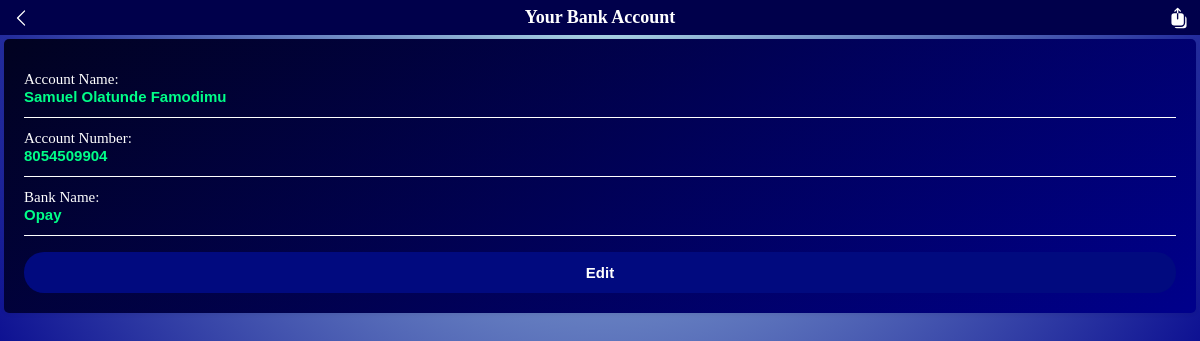
/bank (signed in), run on the app's committed database.
### app.py (models this page shows, shortened)
class BankAccount(db.Model):
    id = db.Column(db.Integer, primary_key=True)
    user_id = db.Column(db.Integer, db.ForeignKey('user.id'), unique=True)
    account_name = db.Column(db.String(100), nullable=False)
    account_number = db.Column(db.String(10), nullable=False)
    bank_name = db.Column(db.String(100), nullable=False)
    user = db.relationship('User', backref=db.backref(
        'bank_account', uselist=False))

### app.py (the view, shortened to what this page needs)
    @app.route("/bank", methods=["GET", "POST"])
    @login_required
    def bank():
        account = BankAccount.query.filter_by(user_id=current_user.id).first()
        errors = []
        return render_template("bank.html", account=account, errors=errors)

### templates/bank.html (shortened to what this page needs)
<!doctype html>
<html lang="en">
  <head>
    <link
      rel="stylesheet"
      href="{{ url_for('static', filename='style/invite.css') }}"
    />
  </head>
  <body>
    <div class="header">
      <svg
        id="backBtn"
        xmlns="http://www.w3.org/2000/svg"
        viewBox="0 0 24 24"
        fill="currentColor"
        class="size-6"
      >
        <path
          fill-rule="evenodd"
          d="M7.72 12.53a.75.75 0 0 1 0-1.06l7.5-7.5a.75.75 0 1 1 1.06 1.06L9.31 12l6.97 6.97a.75.75 0 1 1-1.06 1.06l-7.5-7.5Z"
          clip-rule="evenodd"
        />
      </svg>
      <h1>Your Bank Account</h1>
    </div>
    {% if account %}
    <div class="account-card" id="display-card">
      <div class="detail-row">
        <span class="label">Account Name:</span>
        <span class="value">{{ account.account_name }}</span>
      </div>
      <div class="detail-row">
        <span class="label">Account Number:</span>
        <span class="value">{{ account.account_number }}</span>
      </div>
      <div class="detail-row">
        <span class="label">Bank Name:</span>
        <span class="value">{{ account.bank_name }}</span>
      </div>
      <button class="edit-btn" onclick="showForm()">Edit</button>
    </div>
    {% endif %}
  </body>
</html>

### static/style/invite.css (style rules this page uses)
body { min-height: 100vh; margin: 0; background: radial-gradient(circle at top, lightblue, darkblue 75%); }
.header { height: 15px; margin-bottom: 4px; color: white; background-color: rgb(0, 0, 75); display: flex; align-items: center; justify-content: space-between; padding: 10px; }
.header h1 { flex: 1; text-align: center; margin: 0; font-size: 18px; }
.header svg { width: 22px; height: 22px; cursor: pointer; }
button { background-color: darkblue; color: white; border: none; outline: none; padding: 11px 50px; border-radius: 20px; font-size: 15px; cursor: pointer; margin-top: 15px; }
.account-card, .form-card { margin: 4px; background: linear-gradient(145deg,#010220,darkblue); border-radius: 5px; padding: 20px; box-shadow: 0 1px 4px rgba(0,0,0,0.08); }
.detail-row { display: flex; flex-direction: column; padding: 12px 0; border-bottom: 1px solid white; }
.detail-row .label { color: white; font-size: 15px; }
.detail-row .value { font-weight: bold; font-size: 15px; color: #00ff88; font-family: 'Trebuchet MS', 'Lucida Sans Unicode', 'Lucida Grande', 'Lucida Sans', Arial, sans-serif; }
.edit-btn { color: white; margin-top: 16px; width: 100%; padding: 12px; background: #010a7f; border: none; border-radius: 20px; cursor: pointer; font-size: 15px; font-weight: bold; }

### data on the page
BankAccount: account_name "Samuel Olatunde Famodimu", account_number "8054509904", bank_name "Opay"
